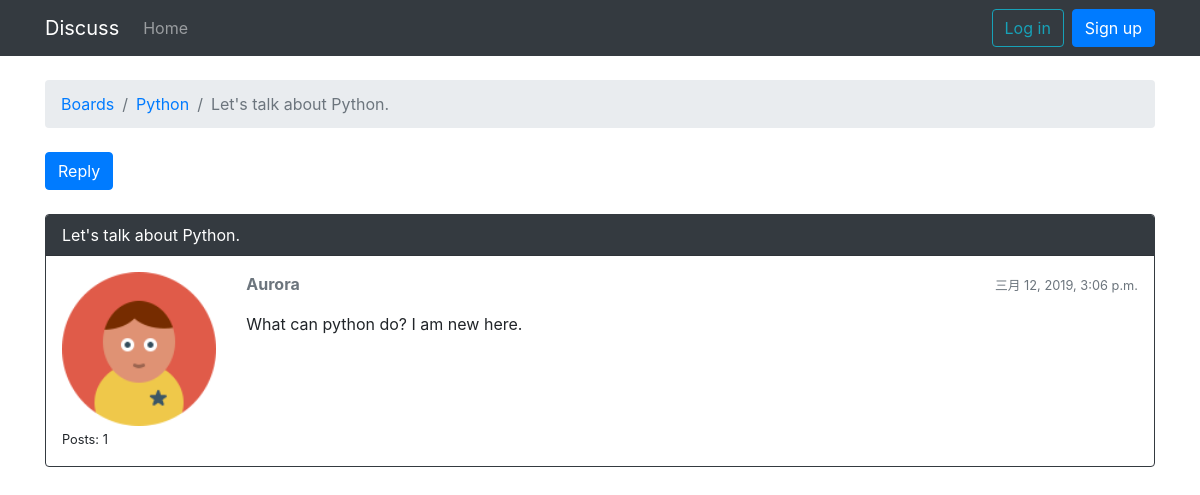
The app's page /boards/1/topics/1/, older data.
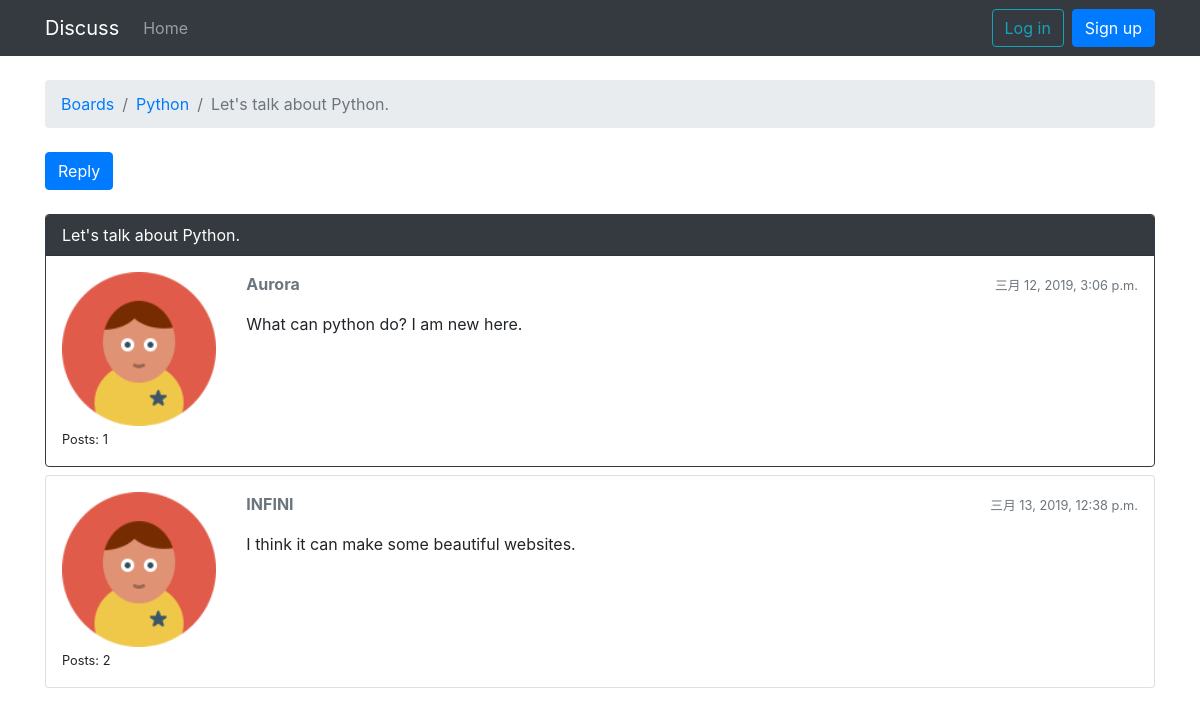
The same page, newer data.
### boards/models.py (models this page shows, shortened)
class Topic(models.Model):
    subject = models.CharField(max_length=200)
    last_updated = models.DateTimeField(auto_now_add=True)
    starter = models.ForeignKey(User, on_delete=models.CASCADE, related_name='topics')
    board = models.ForeignKey(Board, on_delete=models.CASCADE, related_name='topics')
    views = models.PositiveIntegerField(default=0)

class Board(models.Model):
    name = models.CharField(max_length=30, unique=True)
    description = models.CharField(max_length=300)

class Post(models.Model):
    message = models.TextField(max_length=4000)
    topic = models.ForeignKey(Topic, on_delete=models.CASCADE, related_name='posts')
    created_by = models.ForeignKey(User, on_delete=models.CASCADE, related_name='posts')
    updated_by = models.ForeignKey(User, on_delete=models.CASCADE, null=True, related_name='+')
    created_at = models.DateTimeField(auto_now_add=True)
    updated_at = models.DateTimeField(null=True)

### core/models.py (models this page shows)
class User(AbstractUser):
    pass

### boards/views.py (the view)
# urls.py: path('topics/<int:topic_pk>/', views.topic_posts, name='topic_posts'),
def topic_posts(request, board_pk, topic_pk):
    topic = get_object_or_404(Topic, board__pk=board_pk, pk=topic_pk)
    topic.views += 1
    topic.save()
    return render(request, 'boards/posts.html', {'topic': topic})

### boards/templates/boards/posts.html (shortened to what this page needs)
{% extends 'base.html' %}
{% load static %}
{% block breadcrumb %}
  <li class="breadcrumb-item"><a href="{% url 'home' %}">Boards</a></li>
  <li class="breadcrumb-item"><a href="{% url 'board_topics' topic.board.pk %}">{{ topic.board.name }}</a></li>
  <li class="breadcrumb-item active">{{ topic.subject }}</li>
{% endblock %}
{% block content %}
  <a class="btn btn-primary mb-4" href="{% url 'reply_topic' topic.board.pk topic.pk %}">Reply</a>
  {% for post in topic.posts.all %}
    <div class="card mb-2 {% if forloop.first %}border-dark{% endif %}">
      {% if forloop.first %}<div class="card-header text-white bg-dark px-3 py-2">{{ topic.subject }}</div>{% endif %}
      <div class="card-body p-3">
        <div class="row">
          <div class="col-2">
            <img class="w-100" src="{% static 'img/avatar.png' %}" alt="{{ post.created_by.username }}">
            <small>Posts: {{ post.created_by.posts.count }}</small>
          </div>
          <div class="col-10">
            <div class="row mb-3">
              <div class="col-6">
                <strong class="text-muted">{{ post.created_by.username }}</strong>
              </div>
              <div class="col-6 text-right">
                <small class="text-muted">{{ post.created_at }}</small>
              </div>
            </div>
            {{ post.message }}
          </div>
        </div>
      </div>
    </div>
  {% endfor %}
{% endblock %}

### templates/base.html (shortened to what this page needs)
{% load static %}
<!DOCTYPE html>
<html lang="zh-hans">
  <head>
    <link rel="stylesheet" href="{% static 'css/bootstrap.min.css' %}">
  </head>
  <body>
    {% block body %}
      <nav class="navbar navbar-expand-lg navbar-dark bg-dark">
        <div class="container">
          <a class="navbar-brand" href="{% url 'home' %}">Discuss</a>
          <div class="collapse navbar-collapse" id="mainMenu">
            <ul class="navbar-nav mr-auto">
              <li class="nav-item">
                <a class="nav-link" href="{% url 'home' %}">Home</a>
              </li>
            </ul>
            {% if user.is_authenticated %}
              <ul class="navbar-nav">
                <li class="nav-item dropdown">
                  <a class="nav-link dropdown-toggle" href="#" id="navbarDropdown" role="button" data-toggle="dropdown" aria-haspopup="true" aria-expanded="false">
                    {{ user.username }}
                  </a>
                  <div class="dropdown-menu dropdown-menu-right" aria-labelledby="navbarDropdown">
                    <a class="dropdown-item" href="#">My account</a>
                    <a class="dropdown-item" href="{% url 'password_change' %}">Change password</a>
                    <div class="dropdown-divider"></div>
                    <a class="dropdown-item" href="{% url 'logout' %}">Log out</a>
                  </div>
                </li>
              </ul>
            {% else %}
              <form class="form-inline my-2 my-lg-0">
                <a class="btn btn-outline-info my-2 my-sm-0 mr-2" href="{% url 'login' %}">Log in</a>
                <a class="btn btn-primary my-2 my-sm-0" href="{% url 'signup' %}">Sign up</a>
              </form>
            {% endif %}
          </div>
        </div>
      </nav>
      <div class="container">
        <ol class="breadcrumb my-4">
          {% block breadcrumb %}
          {% endblock %}
        </ol>
        {% block content %}
        {% endblock %}
      </div>
    {% endblock %}
  </body>
</html>

Row changes from the older to the newer data that the page shows:
added Post: created_by.posts.count "2", created_by.username "INFINI", created_at "三月 13, 2019, 12:38 p.m.", message "I think it can make some beautiful websites."
